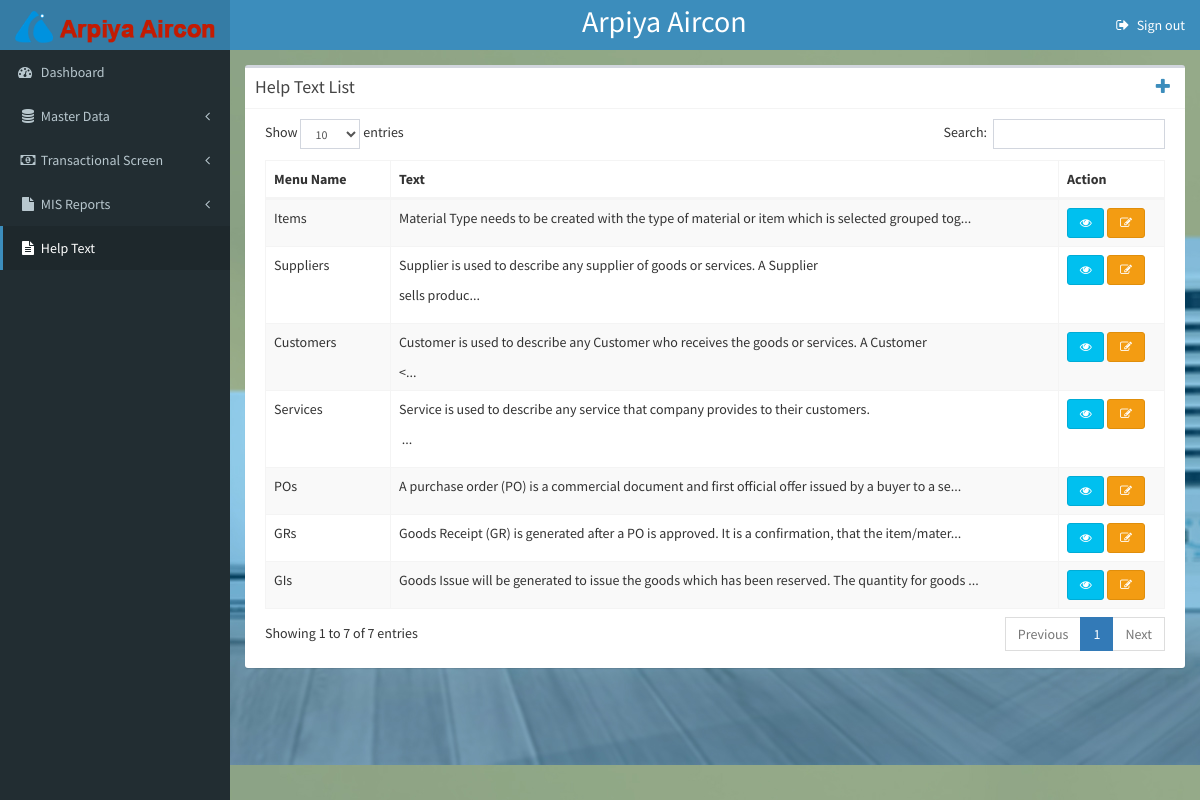
/helptextList (signed in), run on the app's committed database.
### tables this page shows
CREATE TABLE `helptexts` (
  `id` int(4) NOT NULL,
  `menu_id` int(4) NOT NULL,
  `text` text NOT NULL,
  `created_by` int(4) NOT NULL,
  `created_on` datetime NOT NULL,
  `modified_by` int(4) NOT NULL,
  `modified_on` datetime NOT NULL
);

CREATE TABLE `menus` (
  `id` int(4) NOT NULL,
  `name` varchar(10) NOT NULL
);

### application/views/admin/common/admin_layout.php (called while the page is built)
<?php
$this->load->view('admin/common/admin_header');
$this->load->view('admin/common/admin_menu');
$this->load->view($subview);
$this->load->view('admin/common/admin_footer');
?>

### application/controllers/Admin.php (called while the page is built, shortened)
<?php
class Admin extends CI_Controller {
	public function __construct() {
		$this->load->library('session');
		$this->load->model('Admin_model');
		$this->load->model('Customer_model');
		$this->load->model('Supplier_model');
		$this->load->model('Service_model');
		$this->load->model('Po_model');
		$this->load->model('Gr_model');
		$this->load->model('Gi_model');
		$this->load->model('Helptext_model');
	}
	public function helptextList()
	{
		$this->db->select('helptexts.*, menus.name');
		$this->db->join('menus', 'menus.id = helptexts.menu_id', 'left');
		$data['helptexts'] = $this->db->get('helptexts')->result();
		$data['subview'] = 'admin/helptextList';
		$this->load->view('admin/common/admin_layout', $data);
	}
}

### index.php (called while the page is built, shortened)
<?php
require_once BASEPATH.'core/CodeIgniter.php';

### application/views/admin/helptextList.php (the view, shortened to what this page needs)
<link rel="stylesheet" href="<?php echo base_url(); ?>assets/css/sweetalert.css">
      <div class="content-wrapper">
        <section class="content">
        <div class="box">
                <div class="box-header with-border">
                  <h3 class="box-title">Help Text List</h3>
                  <a href="<?php echo base_url().'addHT'; ?>" alt="Add HT" class="fa fa-plus" style="float: right;" data-toggle="tooltip" data-placement="left" title="Add Helptext"></a>
                </div>
                <div class="box-body">
                  <table id="HTList" class="table table-bordered table-striped" style="width:100%;">
                    <thead>
                      <tr>
                        <th>Menu Name</th>
                        <th>Text</th>
                        <th>Action</th>
                      </tr>
                    </thead>
                    <tbody>
                      <?php foreach($helptexts as $ht){ ?>
                      <tr>
                        <td><?php echo $ht->name; ?></td>
                        <td><?php echo mb_substr($ht->text, 0, 100)."..."; ?></td>
                        <td>
                          <a href="<?php echo base_url().'htDetails/'.$ht->id ?>" class="btn btn-info btn-sm" data-toggle="tooltip" data-placement="top" title="View"><i class="fa fa-fw fa-eye"></i></a>
                          <a href="<?php echo base_url().'editHT/'.$ht->id ?>" class="btn btn-warning btn-sm"><i class="fa fa-fw fa-pencil-square-o" data-toggle="tooltip" data-placement="top" title="Edit"></i></a>
                        </td>
                      </tr>
                      <?php } ?>
                    </tbody>
                  </table>
                </div>
              </div>
        </section>
      </div>
    </div>

### application/views/admin/common/admin_header.php (shortened to what this page needs)
<!DOCTYPE html>
<html>
  <head>
    <link href="<?php echo base_url(); ?>assets/css/bootstrap.min.css" rel="stylesheet" type="text/css" />
    <link href="https://maxcdn.bootstrapcdn.com/font-awesome/4.3.0/css/font-awesome.min.css" rel="stylesheet" type="text/css" />
    <link href="<?php echo base_url(); ?>assets/css/AdminLTE.min.css" rel="stylesheet" type="text/css" />
    <link href="<?php echo base_url(); ?>assets/css/skins/_all-skins.min.css" rel="stylesheet" type="text/css" />
    <link href="<?php echo base_url(); ?>assets/css/style.css" rel="stylesheet" type="text/css" />
    <link href="<?php echo base_url(); ?>assets/css/dataTables.bootstrap.css" rel="stylesheet" type="text/css" />
    <link rel="stylesheet" href="<?php echo base_url(); ?>assets/css/sweetalert.css">
  </head>
  <body class="skin-blue sidebar-mini">
    <div class="wrapper">
      <header class="main-header">
        <a href="#" class="logo">
          <img src="<?php echo base_url(); ?>assets/images/logo.png" class="img-circle" alt="User Image" />
        </a>
        <nav class="navbar navbar-static-top" role="navigation">
          <span class="nav-headtext">Arpiya Aircon</span>
          <div class="navbar-custom-menu">
            <ul class="nav navbar-nav">
              <li class="dropdown user user-menu">
                <a href="<?php echo base_url();?>logout" ><i class="fa fa-fw fa-sign-out"></i>Sign out</a>
              </li>
            </ul>
          </div>
        </nav>
      </header>

### application/views/admin/common/admin_menu.php (shortened to what this page needs)
<aside class="main-sidebar">
  <section class="sidebar">
    <ul class="sidebar-menu">
      <li class="treeview <?php if($this->uri->segment(1)=="dashboard"){echo "active";}?>">
        <a href="<?php echo base_url().'dashboard'; ?>">
          <i class="fa fa-dashboard"></i> <span>Dashboard</span>
        </a>
      </li>
      <li class="treeview <?php if($this->uri->segment(1)=="itemList" || $this->uri->segment(1)=="addItem" || $this->uri->segment(1)=="editItem" || $this->uri->segment(1)=="itemDetails" || $this->uri->segment(1)=="customerList" || $this->uri->segment(1)=="addCustomer" || $this->uri->segment(1)=="customerDetails" || $this->uri->segment(1)=="editCustomer"
      || $this->uri->segment(1)=="supplierList" || $this->uri->segment(1)=="addSupplier" || $this->uri->segment(1)=="supplierDetails" || $this->uri->segment(1)=="editSupplier" || $this->uri->segment(1)=="serviceList" || $this->uri->segment(1)=="addService" || $this->uri->segment(1)=="serviceDetails" || $this->uri->segment(1)=="editService"){echo "active";}?>">
        <a href="#">
          <i class="fa fa-fw fa-database"></i> <span>Master Data</span> <i class="fa fa-angle-left pull-right"></i>
        </a>
      </li>
      <li class="treeview <?php if($this->uri->segment(1)=="poList" || $this->uri->segment(1)=="addPo" || $this->uri->segment(1)=="poDetails" || $this->uri->segment(1)=="editPo" || $this->uri->segment(1)=="grList" || $this->uri->segment(1)=="addGr"
      || $this->uri->segment(1)=="grDetails" || $this->uri->segment(1)=="editGr" || $this->uri->segment(1)=="giList" || $this->uri->segment(1)=="addGi" || $this->uri->segment(1)=="giDetails" || $this->uri->segment(1)=="editGi") echo "active"; ?>">
        <a href="#">
          <i class="fa fa-fw fa-money"></i> <span>Transactional Screen</span> <i class="fa fa-angle-left pull-right"></i>
        </a>
      </li>
      <li class="treeview <?php if($this->uri->segment(1)=="procurementMis" || $this->uri->segment(1)=="poMisDetails" || $this->uri->segment(1)=="serviceMis" || $this->uri->segment(1)=="serviceMisDetails" ||
          $this->uri->segment(1)=="addSale" || $this->uri->segment(1)=="saleList" || $this->uri->segment(1)=="saleMisDetails" || $this->uri->segment(1)=="editSaleMis" ||
          $this->uri->segment(1)=="addInventory" || $this->uri->segment(1)=="inventoryList" || $this->uri->segment(1)=="inventoryMisDetails" || $this->uri->segment(1)=="editInventoryMis" ||
          $this->uri->segment(1)=="addAmc" || $this->uri->segment(1)=="amcList" || $this->uri->segment(1)=="amcMisDetails" || $this->uri->segment(1)=="editAmcMis") echo "active"; ?>">
        <a href="#">
          <i class="fa fa-fw fa-file"></i> <span>MIS Reports</span> <i class="fa fa-angle-left pull-right"></i>
        </a>
      </li>
      <li class="treeview <?php if($this->uri->segment(1)=="helptextList" || $this->uri->segment(1)=="addHT" || $this->uri->segment(1)=="htDetails" || $this->uri->segment(1)=="editHT"){echo "active";}?>">
        <a href="<?php echo base_url().'helptextList'; ?>">
          <i class="fa fa-fw fa-file-text"></i> <span>Help Text</span>
        </a>
      </li>
    </ul>
  </section>
</aside>

### application/views/admin/common/admin_footer.php (shortened to what this page needs)
  </body>
</html>

### assets/css/style.css (style rules this page uses)
.navbar-static-top { text-align: center; }
.nav-headtext { font-size: 30px; color: #fff; }
a.logo img { border-radius: 0px; width: 100%; }
.main-header { position: relative; max-height: 100px; z-index: 1030; width: 100%; }
.content-wrapper { background: url(../images/ac.jpg) center top; }

### data on the page
helptexts: menu.name "Items", text "Material Type needs to be created with the type of material or item which is selected grouped tog"
helptexts: menu.name "Suppliers", text "Supplier is used to describe any supplier of goods or services. A Supplier sells produc"
helptexts: menu.name "Customers", text "Customer is used to describe any Customer who receives the goods or services. A Customer <"
helptexts: menu.name "Services", text "Service is used to describe any service that company provides to their customers."
helptexts: menu.name "POs", text "A purchase order (PO) is a commercial document and first official offer issued by a buyer to a se"
helptexts: menu.name "GRs", text "Goods Receipt (GR) is generated after a PO is approved. It is a confirmation, that the item/mater"
helptexts: menu.name "GIs", text "Goods Issue will be generated to issue the goods which has been reserved. The quantity for goods"
